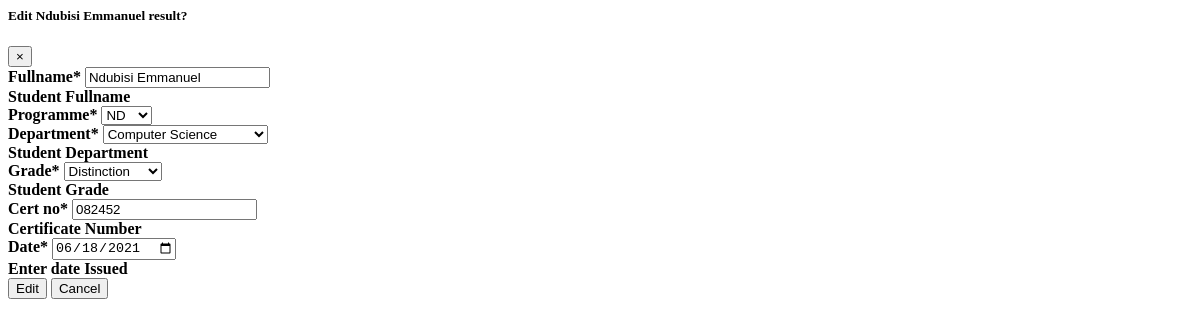
Before: /auth/result_form/290b7cc36226426c887778fc5ff6ff56 (signed in) with the older database file.
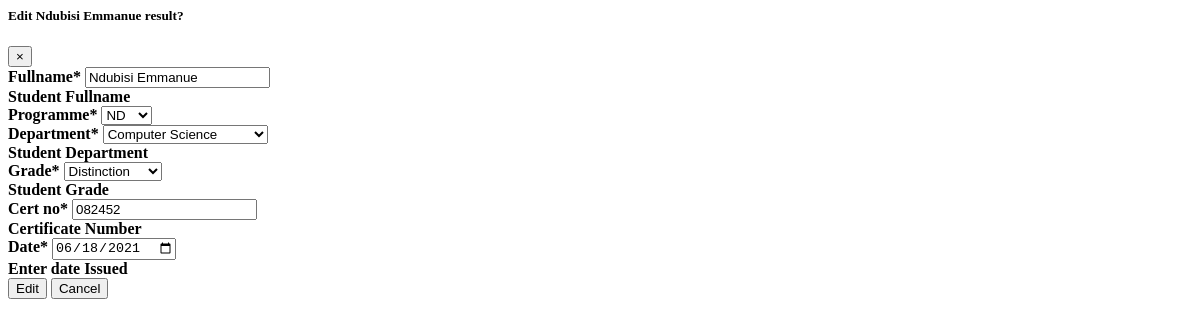
After: the same page with the newer database file.
### e_verify_app/models.py (models this page shows, shortened)
class ResultInformation(models.Model):
    programme_select = (
        ('National Diploma', 'ND'),
        ('Higher National Diploma', 'HND'),
    )
    grade_select = (
        ('Pass', 'Pass'),
        ('Lower Credit', 'Lower Credit'),
        ('Upper Credit', 'Upper Credit'),
        ('Distinction', 'Distinction'),
    )
    department_select = (
        ('Computer Science', 'Computer Science'),
        ('Mass Communication', 'Mass Communication'),
        ('Chemical Engineering', 'Chemical Engineering'),
        ('Mechanical Engineering', 'Mechanical Engineering'),
    )
    fullname = models.CharField(max_length=100)
    programme = models.CharField(max_length=25, choices=programme_select)
    department = models.CharField(max_length=100, choices=department_select)
    grade = models.CharField(max_length=20, choices=grade_select)
    cert_no = models.CharField(max_length=14, db_index=True, unique=True, blank=True)
    result_id = models.UUIDField(default=uuid.uuid4, primary_key=True, unique=True, editable=False)
    date = models.DateField()
    class Meta:
        db_table = 'Result Information'
        verbose_name_plural = 'Result Information'

### e_verify_auth/views.py (the view, shortened to what this page needs)
# urls.py: path('result_form/<pk>', ResultEditForm.as_view(), name='result_form'),
class ResultEditForm(LoginRequiredMixin, View):
    login_url = 'auth:login'
    def get(self, request, pk):
        result = ResultInformation.objects.get(pk=pk)
        form = EditResultForm(instance=result)
        return render(request, 'auth/result_form.html', {'form':form, 'result':result})

### e_verify_auth/forms.py (shortened to what this page needs)
class EditResultForm(ResultForm):
    class Meta:
        model = ResultInformation
        fields = ('fullname', 'programme', 'department', 'grade', 'cert_no', 'date')

### templates/auth/result_form.html (shortened to what this page needs)
{% load crispy_forms_tags %}
<div class="modal-content">
    <div class="modal-header">
        <h5 class="modal-title">Edit <b> {{ result.fullname }} result?</h5>
        <button type="button" class="close" data-dismiss="modal"><span>×</span>
        </button>
    </div>
    <form hx-post="{% url 'auth:result_form' result.pk %}">
        <div class="modal-body">
            <div class="form-row">
                <div class="form-group col-md-6 mb-0">
                    {{ form.fullname|as_crispy_field }}
                </div>
                <div class="form-group col-md-6 mb-0">
                    {{ form.programme|as_crispy_field }}
                </div>
            </div>
            <div class="form-row">
                <div class="form-group col-md-6 mb-0">
                    {{ form.department|as_crispy_field }}
                </div>
                <div class="form-group col-md-6 mb-0">
                    {{ form.grade|as_crispy_field }}
                </div>
            </div>
            <div class="form-row">
                <div class="form-group col-md-6 mb-0">
                    {{ form.cert_no|as_crispy_field }}
                </div>
                <div class="form-group col-md-6 mb-0">
                    {{ form.date|as_crispy_field }}
                </div>
            </div>
        </div>
        <div class="modal-footer">
            <button type="submit" class="btn btn-warning">Edit</button>
            <button class="btn btn-secondary" type="button" data-dismiss="modal">Cancel</button>
        </div>
    </form>
</div>

Changed rows visible on the page:
changed ResultInformation "ND": fullname "Ndubisi Emmanuel" → "Ndubisi Emmanue"
